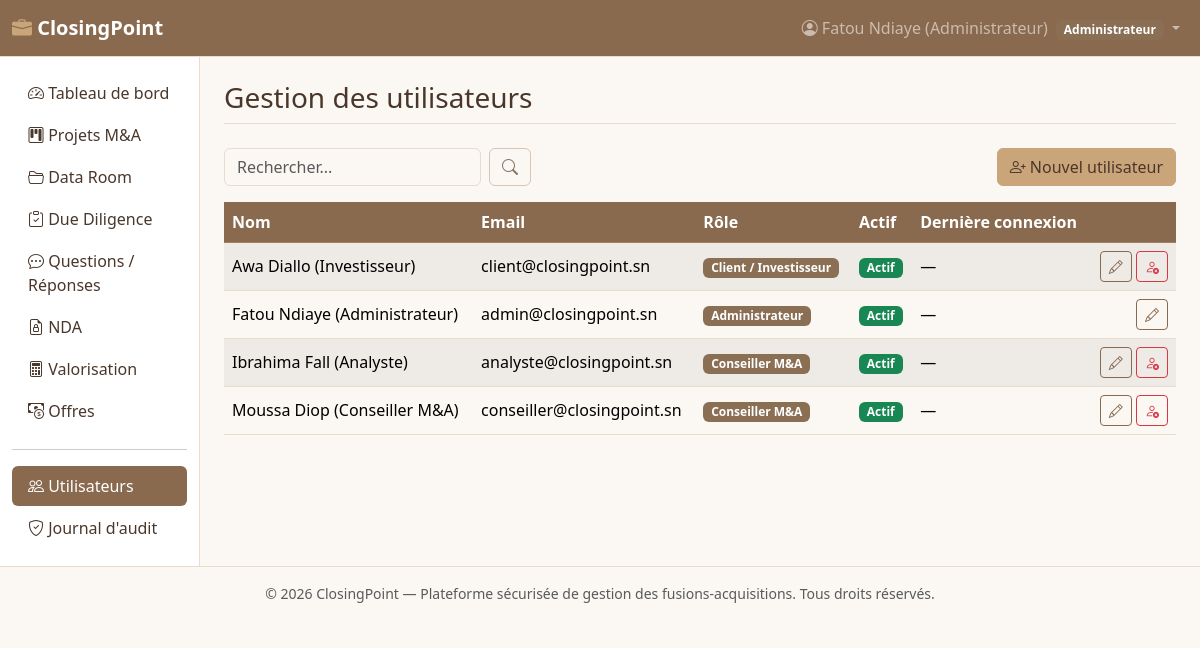
The app's page /modules/users/list.php (signed in) with its own data.
### tables this page shows
CREATE TABLE users (
    id INT AUTO_INCREMENT PRIMARY KEY,
    full_name VARCHAR(120) NOT NULL,
    email VARCHAR(150) NOT NULL UNIQUE,
    password_hash VARCHAR(255) NOT NULL,
    role ENUM('admin','conseiller','client') NOT NULL DEFAULT 'client',
    phone VARCHAR(30) DEFAULT NULL,
    is_active TINYINT(1) NOT NULL DEFAULT 1,
    last_login DATETIME DEFAULT NULL,
    created_at DATETIME NOT NULL DEFAULT CURRENT_TIMESTAMP
);

### includes/security.php (called while the page is built, shortened)
<?php
function e(?string $value): string
{
    return htmlspecialchars($value ?? '', ENT_QUOTES, 'UTF-8');
}
function currentUser(): ?array
{
    return $_SESSION['user'] ?? null;
}

### includes/functions.php (called while the page is built, shortened)
<?php
function formatDate(?string $date, string $fmt = 'd/m/Y'): string
{
    if (!$date) {
        return '—';
    }
    $ts = strtotime($date);
    return $ts ? date($fmt, $ts) : '—';
}
function roleLabel(string $role): string
{
    return ['admin' => 'Administrateur', 'conseiller' => 'Conseiller M&A', 'client' => 'Client / Investisseur'][$role] ?? $role;
}

### modules/users/list.php (the view, shortened to what this page needs)
<?php
require_once __DIR__ . '/../../includes/bootstrap.php';
$pageTitle = 'Gestion des utilisateurs';
$search = trim($_GET['q'] ?? '');
$where = '';
$params = [];
$countStmt = $pdo->prepare("SELECT COUNT(*) FROM users $where");
$countStmt->execute($params);
$pageInfo = paginate((int)$countStmt->fetchColumn());
$stmt = $pdo->prepare("SELECT * FROM users $where ORDER BY full_name LIMIT :limit OFFSET :offset");
$stmt->bindValue(':limit', $pageInfo['perPage'], PDO::PARAM_INT);
$stmt->bindValue(':offset', $pageInfo['offset'], PDO::PARAM_INT);
$stmt->execute();
$users = $stmt->fetchAll();
require __DIR__ . '/../../includes/header.php';
?>
<div class="d-flex justify-content-between mb-3">
  <form class="d-flex gap-2" method="get">
    <input type="text" name="q" class="form-control" placeholder="Rechercher..." value="<?= e($search) ?>">
    <button class="btn btn-outline-secondary"><i class="bi bi-search"></i></button>
  </form>
  <a href="add.php" class="btn btn-primary"><i class="bi bi-person-plus"></i> Nouvel utilisateur</a>
</div>
<table class="table table-striped align-middle">
  <thead class="table-dark"><tr><th>Nom</th><th>Email</th><th>Rôle</th><th>Actif</th><th>Dernière connexion</th><th></th></tr></thead>
  <tbody>
    <?php foreach ($users as $u): ?>
      <tr>
        <td><?= e($u['full_name']) ?></td>
        <td><?= e($u['email']) ?></td>
        <td><span class="badge text-bg-secondary"><?= e(roleLabel($u['role'])) ?></span></td>
        <td><?= $u['is_active'] ? '<span class="badge text-bg-success">Actif</span>' : '<span class="badge text-bg-danger">Inactif</span>' ?></td>
        <td><?= formatDate($u['last_login'], 'd/m/Y H:i') ?></td>
        <td class="text-end">
          <a href="edit.php?id=<?= (int)$u['id'] ?>" class="btn btn-sm btn-outline-primary"><i class="bi bi-pencil"></i></a>
          <?php if ((int)$u['id'] !== (int)$user['id']): ?>
            <form method="post" action="delete.php" class="d-inline" onsubmit="return confirm('Désactiver ce compte utilisateur ?');">
              <button class="btn btn-sm btn-outline-danger"><i class="bi bi-person-x"></i></button>
            </form>
          <?php endif; ?>
        </td>
      </tr>
    <?php endforeach; ?>
  </tbody>
</table>
<?php require __DIR__ . '/../../includes/footer.php'; ?>

### includes/header.php (shortened to what this page needs)
<?php
$user = currentUser();
$pageTitle = $pageTitle ?? SITE_NAME;
?>
<!DOCTYPE html>
<html lang="fr">
<head>
<link rel="stylesheet" href="https://cdn.jsdelivr.net/npm/bootstrap@5.3.3/dist/css/bootstrap.min.css">
<link rel="stylesheet" href="https://cdn.jsdelivr.net/npm/bootstrap-icons@1.11.3/font/bootstrap-icons.css">
<link rel="stylesheet" href="<?= e(BASE_URL) ?>/public/assets/css/style.css">
</head>
<body>
<nav class="navbar navbar-expand-lg navbar-dark bg-dark border-bottom">
  <div class="container-fluid">
    <a class="navbar-brand fw-bold" href="<?= e(BASE_URL) ?>/public/dashboard.php">
      <i class="bi bi-briefcase-fill"></i> <?= e(SITE_NAME) ?>
    </a>
    <div class="collapse navbar-collapse" id="navMain">
      <ul class="navbar-nav ms-auto">
        <?php if ($user): ?>
        <li class="nav-item dropdown">
          <a class="nav-link dropdown-toggle" href="#" role="button" data-bs-toggle="dropdown">
            <i class="bi bi-person-circle"></i> <?= e($user['full_name']) ?>
            <span class="badge text-bg-secondary ms-1"><?= e(roleLabel($user['role'])) ?></span>
          </a>
        </li>
        <?php endif; ?>
      </ul>
    </div>
  </div>
</nav>
<div class="container-fluid">
  <div class="row">
    <?php if ($user): ?><?php require __DIR__ . '/sidebar.php'; ?><?php endif; ?>
    <main class="<?= $user ? 'col-md-10 ms-sm-auto' : 'col-12' ?> px-md-4 py-4">
      <h1 class="h3 mb-4 border-bottom pb-2"><?= e($pageTitle) ?></h1>

### public/assets/css/style.css (style rules this page uses)
:root { --cp-nude: #F5EDE4; --cp-camel: #C9A579; --cp-camel-dark: #B08D63; --cp-brown: #8A6A4E; --cp-brown-dark: #6E4A33; --cp-text: #4A372B; --bs-body-bg: #FBF7F2; --bs-body-color: var(--cp-text); --bs-primary: var(--cp-brown); --bs-primary-rgb: 138, 106, 78; --bs-primary-bg-subtle: var(--cp-nude); --bs-primary-border-subtle: #D9BFA0; --bs-primary-text-emphasis: var(--cp-brown-dark); --bs-secondary: #8A6F55; --bs-secondary-rgb: 138, 111, 85; --bs-dark: var(--cp-brown); --bs-dark-rgb: 138, 106, 78; --bs-border-color: #E7DCCD; --bs-link-color: var(--cp-brown); --bs-link-color-rgb: 138, 106, 78; --bs-link-hover-color: var(--cp-brown-dark); --bs-link-hover-color-rgb: 110, 74, 51; }
body { background-color: var(--bs-body-bg); }
.table-dark { --bs-table-bg: var(--cp-brown); --bs-table-color: #fff; --bs-table-border-color: #A0815F; }
.navbar-brand i { color: var(--cp-camel); }
.btn-primary { --bs-btn-color: var(--cp-text); --bs-btn-bg: var(--cp-camel); --bs-btn-border-color: var(--cp-camel); --bs-btn-hover-color: var(--cp-text); --bs-btn-hover-bg: var(--cp-camel-dark); --bs-btn-hover-border-color: var(--cp-camel-dark); --bs-btn-active-color: var(--cp-text); --bs-btn-active-bg: var(--cp-camel-dark); --bs-btn-active-border-color: var(--cp-camel-dark); --bs-btn-disabled-bg: var(--cp-camel); --bs-btn-disabled-border-color: var(--cp-camel); --bs-btn-focus-shadow-rgb: 201, 165, 121; }
.btn-outline-primary { --bs-btn-color: var(--cp-brown); --bs-btn-border-color: var(--cp-brown); --bs-btn-hover-color: #fff; --bs-btn-hover-bg: var(--cp-brown); --bs-btn-hover-border-color: var(--cp-brown); --bs-btn-active-color: #fff; --bs-btn-active-bg: var(--cp-brown); --bs-btn-active-border-color: var(--cp-brown); --bs-btn-disabled-color: var(--cp-brown); --bs-btn-disabled-border-color: var(--cp-brown); }
.btn-outline-secondary { --bs-btn-color: #8A7361; --bs-btn-border-color: #D9C7B3; --bs-btn-hover-color: #fff; --bs-btn-hover-bg: #9C8168; --bs-btn-hover-border-color: #9C8168; --bs-btn-active-color: #fff; --bs-btn-active-bg: #9C8168; --bs-btn-active-border-color: #9C8168; }

### records on screen
users: full_name "Fatou Ndiaye (Administrateur)", role "Administrateur", email "admin@closingpoint.sn", is_active "Actif", last_login "—"
users: full_name "Awa Diallo (Investisseur)", email "client@closingpoint.sn", role "Client / Investisseur", is_active "Actif", last_login "—"
users: full_name "Ibrahima Fall (Analyste)", email "analyste@closingpoint.sn", role "Conseiller M&A", is_active "Actif", last_login "—"
users: full_name "Moussa Diop (Conseiller M&A)", email "conseiller@closingpoint.sn", role "Conseiller M&A", is_active "Actif", last_login "—"

### other values on screen
SITE_NAME "ClosingPoint"
$label "Tableau de bord Projets M&A Data Room Due Diligence Questions / Réponses NDA Valorisation Offres Utilisateurs Journal d'audit"
$pageTitle "Gestion des utilisateurs"
